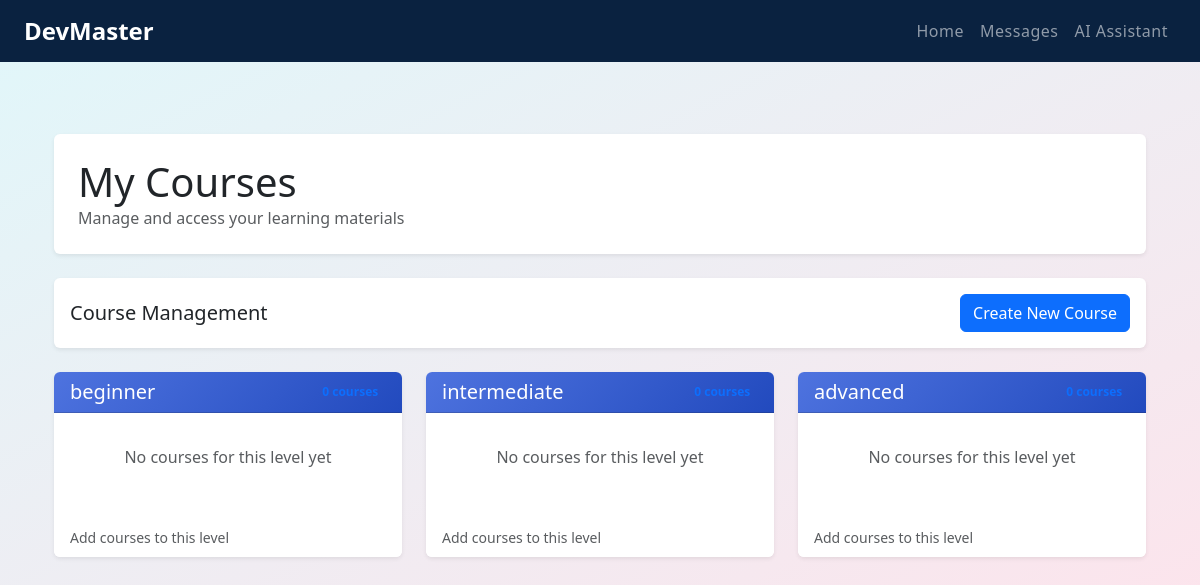
The app's page /courses/ (signed in) with its own data.
### users/models.py (models this page shows, shortened)
class LearningLevel(models.Model):
    class LevelType(models.TextChoices):
        BEGINNER = 'beginner', 'Beginner'
        INTERMEDIATE = 'intermediate', 'Intermediate'
        ADVANCED = 'advanced', 'Advanced'
    name = models.CharField(max_length=20, choices=LevelType.choices, default=LevelType.BEGINNER) # Beginner / Intermediate / Advanced
    description = models.TextField()

### users/views.py (the view)
# urls.py: path('courses/', views.teacher_courses, name='teacher_courses'),
@login_required
def teacher_courses(request):
    try:
        if not request.user.is_authenticated or not hasattr(request.user, 'teacher'):
            return JsonResponse({'error': 'Unauthorized'}, status=401)
        courses = Course.objects.filter(teacher=request.user.teacher)
        levels = LearningLevel.objects.all()
        return render(request, 'users/teacher_courses.html', {
            'courses': courses,
            'levels': levels,
        })
    except Exception as e:
        return JsonResponse({'error': str(e)}, status=400)

### users/templates/users/teacher_courses.html (shortened to what this page needs)
{% extends 'base1.html' %}
{% block content %}
<div class="container-fluid py-4">
    <div class="row mb-4">
        <div class="col-12">
            <div class="page-header bg-white p-4 rounded shadow-sm">
                <h1 class="mb-0"> My Courses</h1>
                <p class="text-muted mb-0">Manage and access your learning materials</p>
            </div>
        </div>
    </div>
    <div class="row mb-4">
        <div class="col-12">
            <div class="d-flex justify-content-between align-items-center bg-white p-3 rounded shadow-sm">
                <div>
                    <h5 class="mb-0">Course Management</h5>
                </div>
                <div>
                    <a href="{% url 'create_course' %}" class="btn btn-primary">
                         Create New Course
                    </a>
                </div>
            </div>
        </div>
    </div>
    <div class="row">
        {% for level in levels %}
        <div class="col-lg-4 col-md-6 mb-4">
            <div class="card border-0 shadow-sm h-100">
                <div class="card-header bg-gradient-primary text-white rounded-top">
                    <div class="d-flex justify-content-between align-items-center">
                        <h5 class="mb-0">
                            {{ level.name }}
                        </h5>
                        <span class="badge badge-light text-primary">
                        </span>
                    </div>
                </div>
                <div class="card-body p-0">
                    <ul class="list-group list-group-flush">
                        {% for course in courses %}
                            {% if course.learning_level == level %}
                            <li class="list-group-item border-0">
                                <div class="d-flex align-items-start">
                                    <div class="mr-3 text-primary">
                                        <i class="fas fa-book fa-lg"></i>
                                    </div>
                                    <div class="flex-grow-1">
                                        <h6 class="mb-1">
                                            <a href="{% url 'course_detail' course.id %}" class="text-dark">{{ course.title }}</a>
                                        </h6>
                                        <p class="text-muted small mb-0">{{ course.description|truncatechars:100 }}</p>
                                    </div>
                                    <div class="ml-3">
                                        <i class="fas fa-chevron-right text-muted"></i>
                                    </div>
                                </div>
                            </li>
                            {% endif %}
                        {% empty %}
                        <li class="list-group-item border-0">
                            <div class="text-center py-4">
                                <p class="text-muted">No courses for this level yet</p>
                            </div>
                        </li>
                        {% endfor %}
                    </ul>
                </div>
                <div class="card-footer bg-white border-0 rounded-bottom">
                    <small class="text-muted">
                         Add courses to this level
                    </small>
                </div>
            </div>
        </div>
        {% endfor %}
    </div>
</div>
{% endblock %}

### users/templates/base1.html (style rules this page uses)
body { background: linear-gradient(to bottom right, #e0f7fa, #fce4ec); }

### users/templates/users/teacher_courses.html (style rules this page uses)
.bg-gradient-primary { background: linear-gradient(135deg, #4e73df 0%, #224abe 100%); }
.card { transition: transform 0.2s ease, box-shadow 0.2s ease; }

### records on screen
LearningLevel: name "beginner"
LearningLevel: name "intermediate"
LearningLevel: name "advanced"
